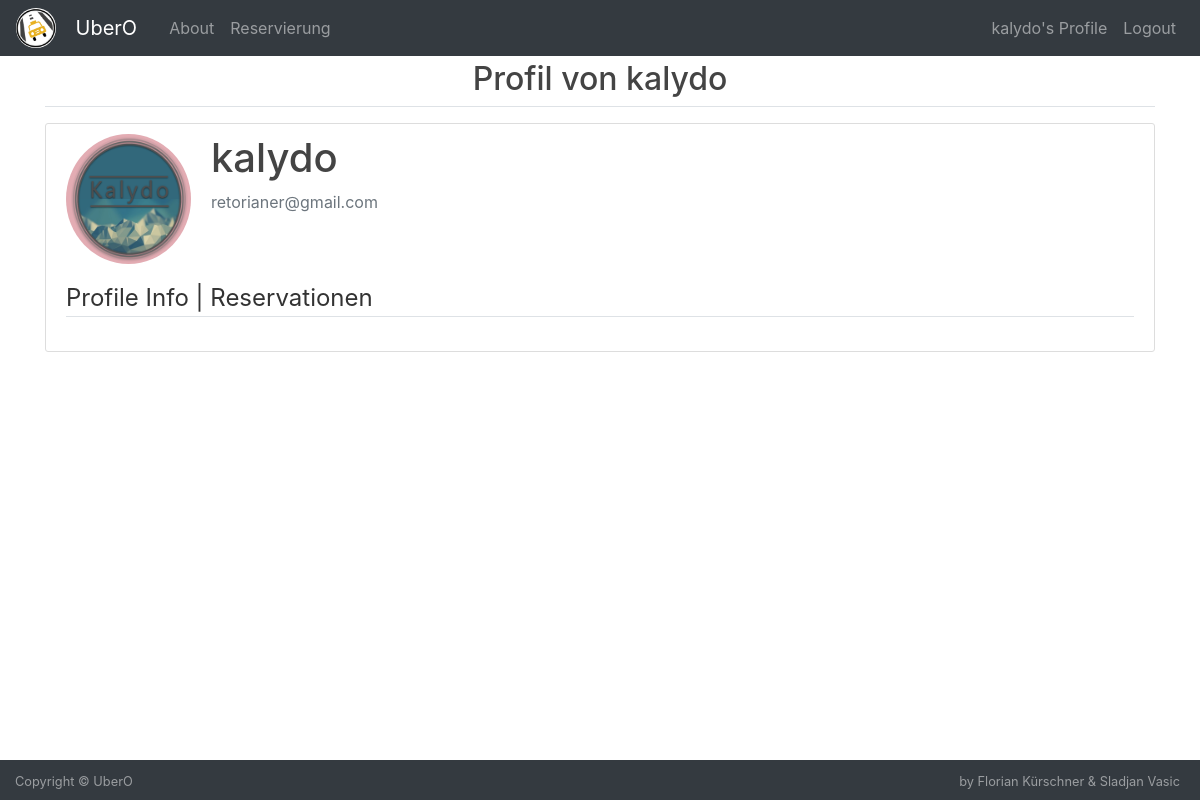
Before: /profile/ (signed in) with the older database file.
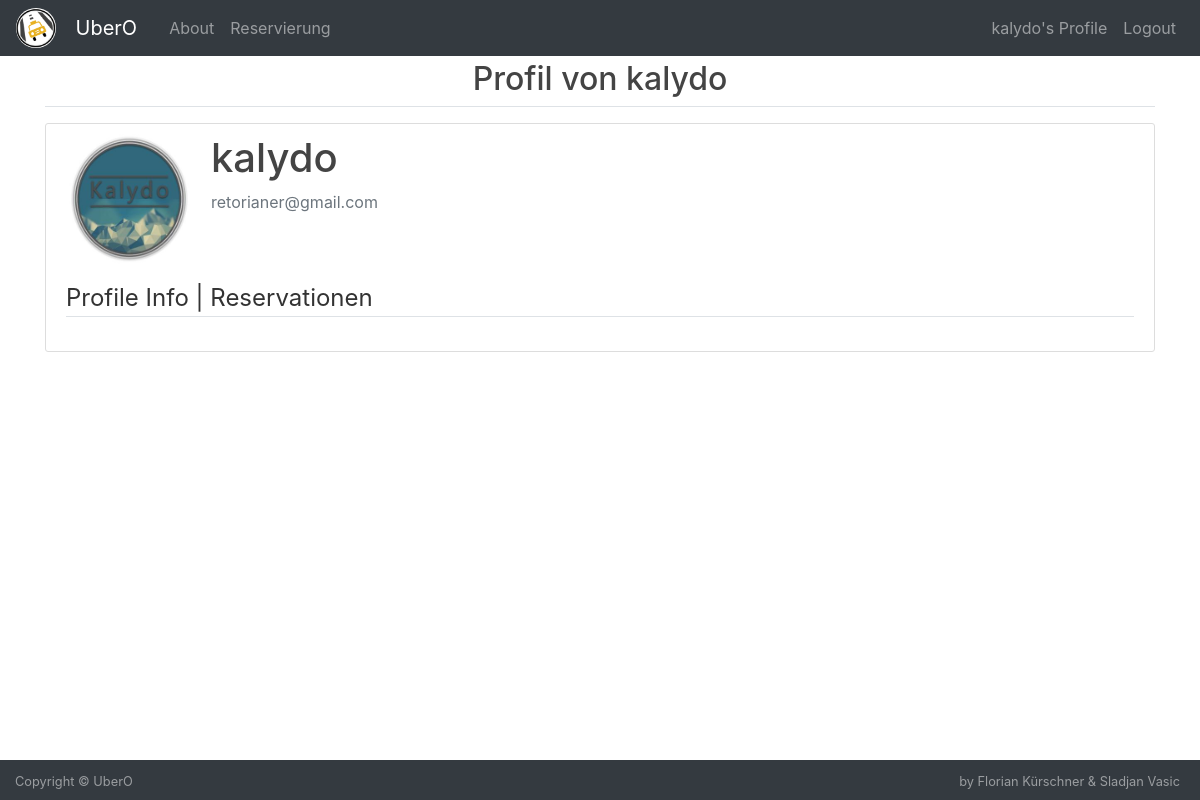
After: the same page with the newer database file.
### mysite/models.py (models this page shows, shortened)
class User_from_my_db(AbstractUser):
    street = models.CharField(max_length=50, blank=True)
    street_number = models.CharField(max_length=4, blank=True)
    plz = models.PositiveIntegerField(blank=True, default=1, null=True)
    city = models.CharField(max_length=50, blank=True)
    image = models.ImageField(default='default.jpg', upload_to='profile_pics')

### mysite/views.py (the view)
# urls.py: path('profile/', mysite_views.profile, name="profile"),
def profile(request):
    return render(request, 'pages/profile.html')

### templates/pages/profile.html (shortened to what this page needs)
{% extends "base.html" %}
{% load static %}
{% load crispy_forms_tags %}
{% load crispy_forms_field %}
{% load crispy_forms_filters %}
{% block content %}
      <div class="row justify-content-center">
        <h2>Profil von {{ user.username }}</h2>
    </div>
    <div class="border-top pt-3">
    </div>
    <div class="content-section">
        <div class="media">
            <img class="rounded-circle account-img" src="{{ user.image.url }}" style="height: 130px">
            <div class="media-body">
                <h2 class="account-heading">{{ user.username }}</h2>
                <p class="text-secondary">{{ user.email }}</p>
            </div>
        </div>
        <legend class="border-bottom mb-4">
            <a href="{% url 'profileinfo' %}" style="text-decoration: none; color: #333333">Profile Info |</a>
            <a href="{% url 'profilereservation' %}" style="text-decoration: none; color: #333333">Reservationen</a>
        </legend>
    </div>
{% endblock content %}

### templates/base.html (shortened to what this page needs)
{% load static %}
<!DOCTYPE html>
<html lang="en">
<head>
    <link rel="stylesheet" type="text/css" href='{% static "css/style.css" %}'>
    <link rel="stylesheet" type="text/css" href='{% static "/css/main.css" %}'>
    <link rel="stylesheet" href="https://stackpath.bootstrapcdn.com/bootstrap/4.3.1/css/bootstrap.min.css"
>
</head>
<header>
    <nav class="py-2 navbar navbar-expand-sm bg-dark navbar-dark fixed-top">
            <img src="{% static 'images/UberO_Logo.PNG' %}" class="Responsive image"
                 style="height: 40px; border-radius: 50%; margin-right: 20px">
            <a class="navbar-brand mr-4" href="{% url 'index' %}">UberO</a>
            <div class="collapse navbar-collapse" id="navbarToggle">
                <div class="navbar-nav mr-auto">
                    <a class="nav-item nav-link" href="{% url 'about' %}">About</a>
                    {% if user.is_authenticated %}
                     <a class="nav-item nav-link" href="{% url 'reservation' %}">Reservierung</a>
                    {% endif %}
                </div>
                <div class="navbar-nav">
                    {% if user.is_authenticated and user.is_superuser %}
                        <a class="nav-item nav-link" href="{% url 'profile' %}">{{ user.username }}'s Profile</a>
                        <a class="nav-item nav-link" href="/admin">Control Panel</a>
                        <a class="nav-item nav-link" href="{% url 'logout' %}">Logout</a>
                    {% elif user.is_authenticated %}
                        <a class="nav-item nav-link" href="{% url 'profile' %}">{{ user.username }}'s Profile</a>
                        <a class="nav-item nav-link" href="{% url 'logout' %}">Logout</a>
                    {% else %}
                        <a class="nav-item nav-link" href="{% url 'login' %}">Login</a>
                        <a class="nav-item nav-link" href="{% url 'register' %}">Register</a>
                    {% endif %}
                </div>
            </div>
        </nav>
</header>
<body>
<div class="container" style="margin-bottom: 60px; margin-top: 60px;">
    {% block content %}{% endblock %}
    <footer id="sticky-footer" class="py-2 bg-dark text-white-50 fixed-bottom">
        <div class="row">
            <div style="left: 20px; margin-left: 30px">
                <small>Copyright &copy; UberO</small>
            </div>
            <div style="right: 20px; position: absolute">
                <small> by Florian Kürschner & Sladjan Vasic</small>
            </div>
        </div>
    </footer>
</div>
</body>
</html>

Changed rows visible on the page:
changed User_from_my_db "kalydo": image: a different picture
